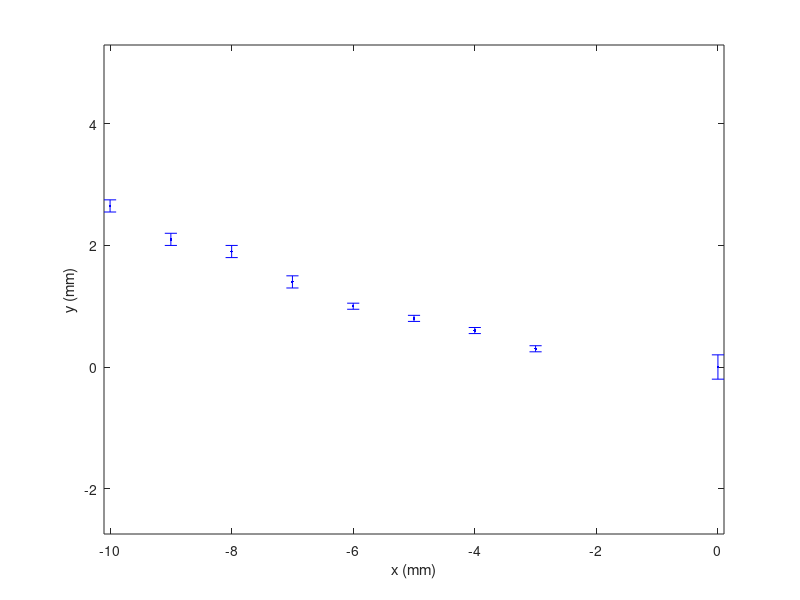
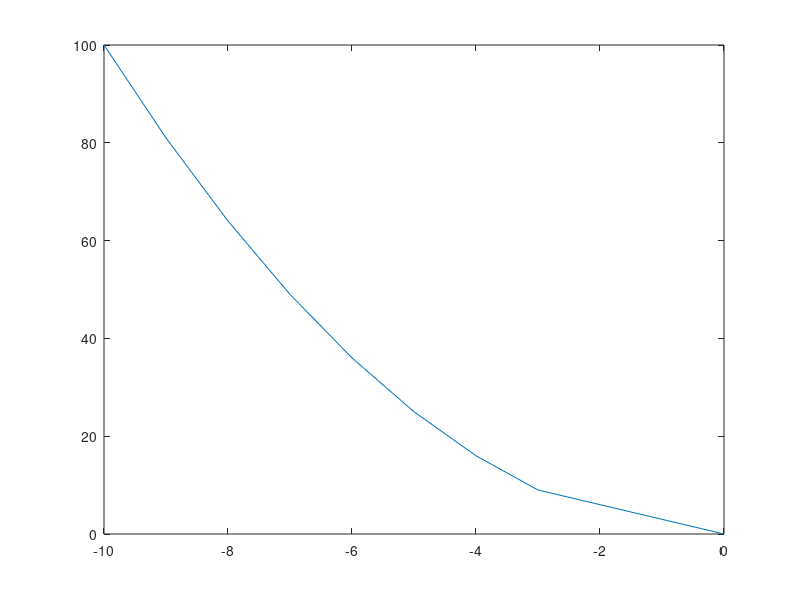

These charts were generated, in order, by the following MATLAB code:

clear all; close all; %% % Enter the measured data points by hand 
x=[-10 -9 -8 -7 -6 -5 -4 -3 0]; 
y = [2.65 2.10 1.90 1.40 1.00 0.80 0.60 0.30 0.00]; 
ey = [0.1 0.1 0.1 0.1 0.05 0.05 0.05 0.05 0.2]; 
% Plot the data with error bars 
figure(1) 
errorbar(x,y,ey,'b.')
% Don’t forget the labels 
xlabel('x (mm)') 
ylabel('y (mm)') 
axis equal
%% 
hold on % Do something else now that the first part works. 

hold off
%% % Do something in a second figure window. %
figure(5) %
plot(x,x.^2)